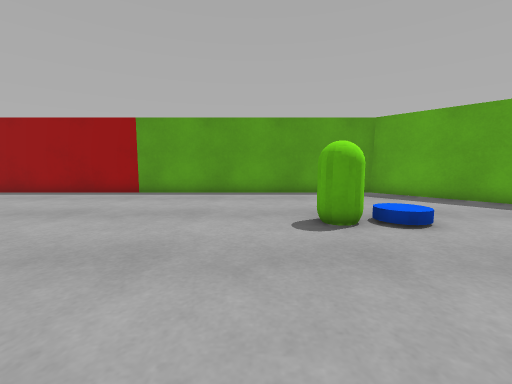
view 1 (above)

12 first-person views from a walk through a scene from a Unity 3-D project. The camera is 0.64 m above the floor, tilts 6° down and sees 90° across. The floor is counted in squares, 0.5 m on a side. Each view is taken from the middle of a square. On the plan, view 1 faces up. The plan holds only what a view shows up to about 12 squares ahead; the rest is blank.

view 2
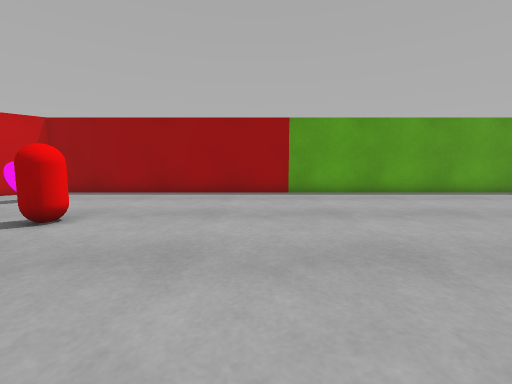

view 3
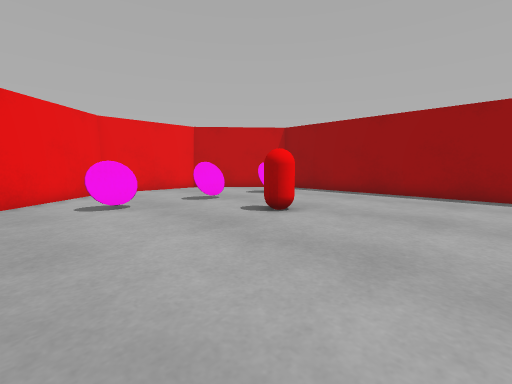

view 4
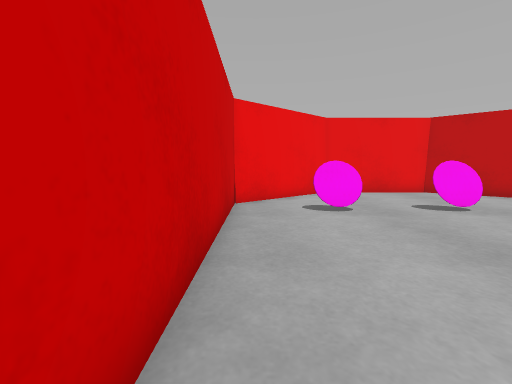

view 5
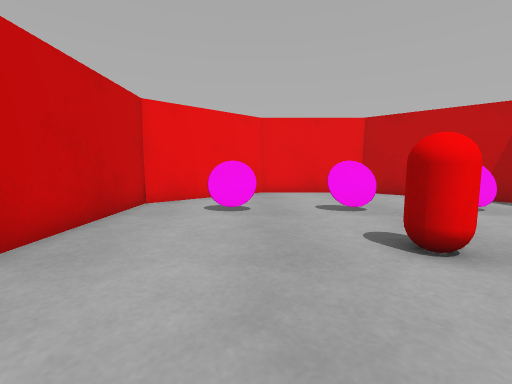

view 6
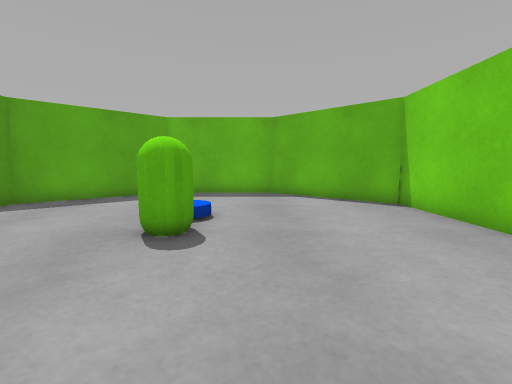

view 7
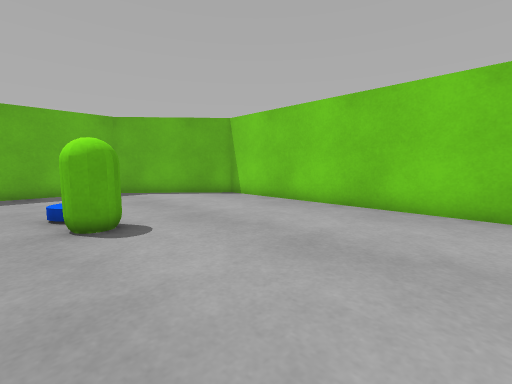

view 8
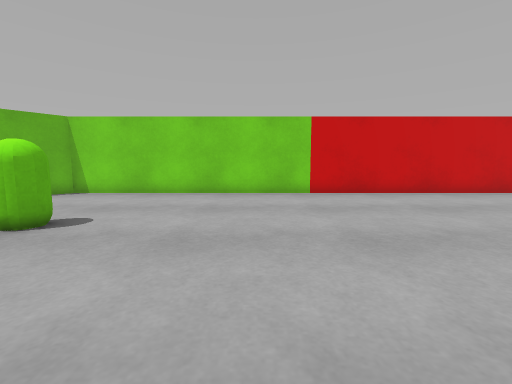

view 9
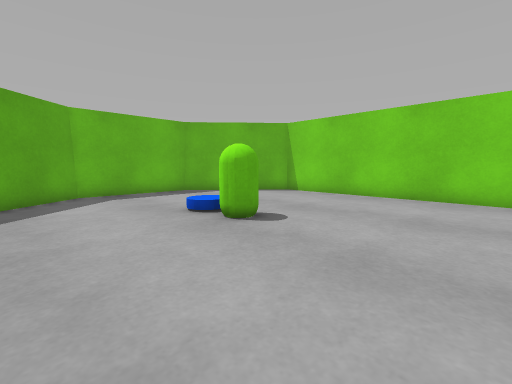

view 10
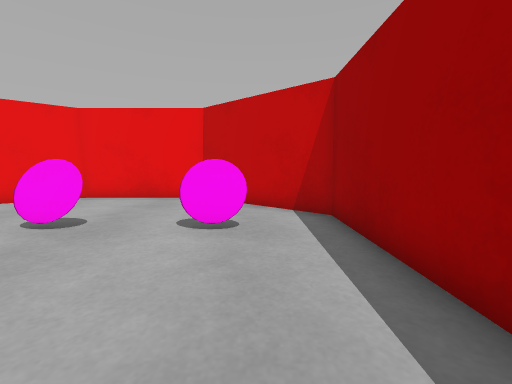

view 11
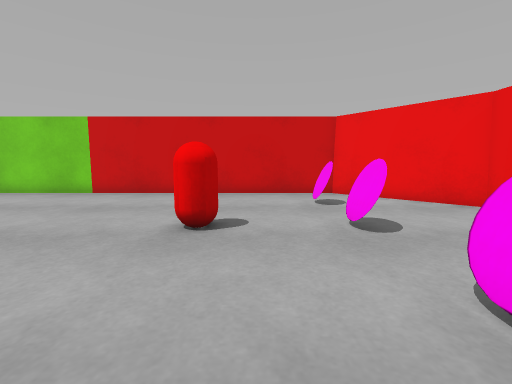

view 12
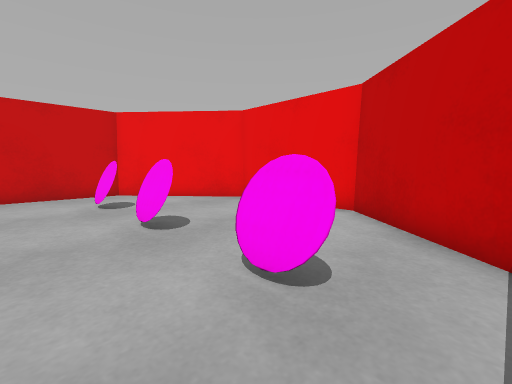

### Floor plan
Points are (right, up) in squares from view 1. A wall is a line through its corners. A room is listed if a view was taken in it or the views show most of it. See-through windows are left out.
Room 1 (views 1, 2, 3, 4, 5, 6, 7, 8, 9, 10, 11, 12)
walls: (-16.9, -0.7) (5.4, -0.7) (8.9, 3.3) (8.9, 7.9) (5.4, 11.9) (-16.5, 11.9) (-20, 7.9) (-20, 3.3) (-16.5, -0.8)
objects: other object (-15, 2) to (-15, 3); other object (-15, 5) to (-15, 6); other object (-15, 9) to (-15, 10); red capsule (-12, 5) to (-11, 6); other object (2, 5) to (2, 6)

Where each view was taken, in squares from view 1:
view 1: 0 up, 0 right, facing up
view 2: 0 up, 7 left, facing up
view 3: 0 up, 7 left, facing up-left
view 4: 0 up, 8 left, facing left
view 5: 3 up, 8 left, facing left
view 6: 4 up, 3 left, facing right
view 7: 7 up, 4 left, facing down-right
view 8: 11 up, 3 left, facing down
view 9: 10 up, 3 left, facing down-right
view 10: 10 up, 10 left, facing left
view 11: 11 up, 13 left, facing down
view 12: 11 up, 13 left, facing down-left
